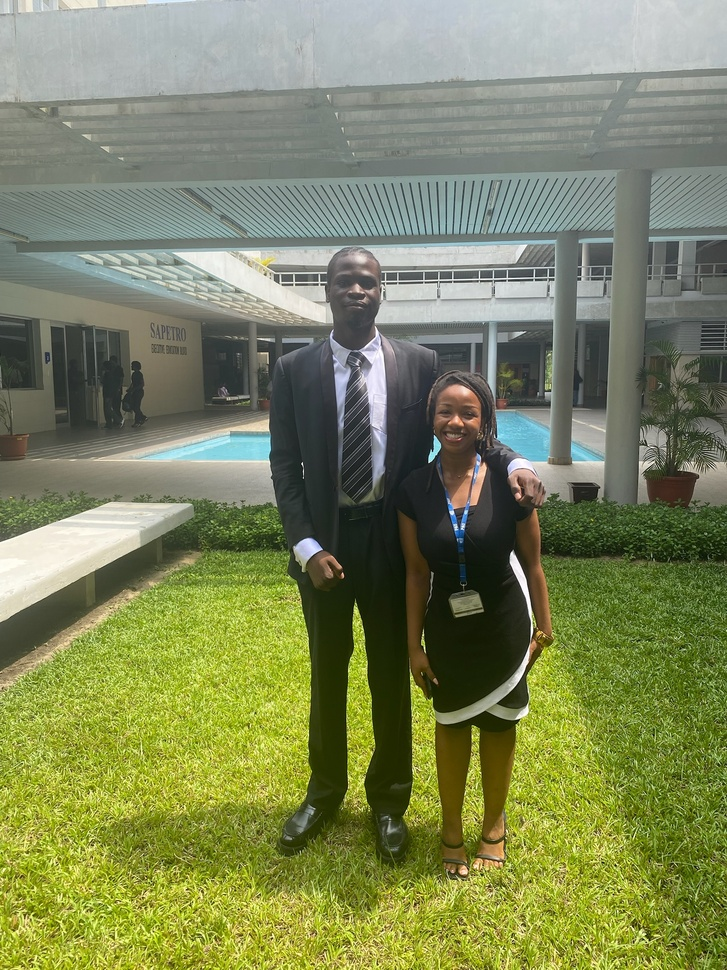
#> input picture images/image2.jpeg, 727 x 970 px, shrunk from 1536 x 2048 before the run
$ jupyter execute practice-5.ipynb
#> lines starting #> are read from the running program, lines starting #| are printed output that depends on the picture
[cell 1]
import numpy as np
import matplotlib.pyplot as plt
import cv2 as cv

img = cv.imread('../images/image2.jpeg', 0)
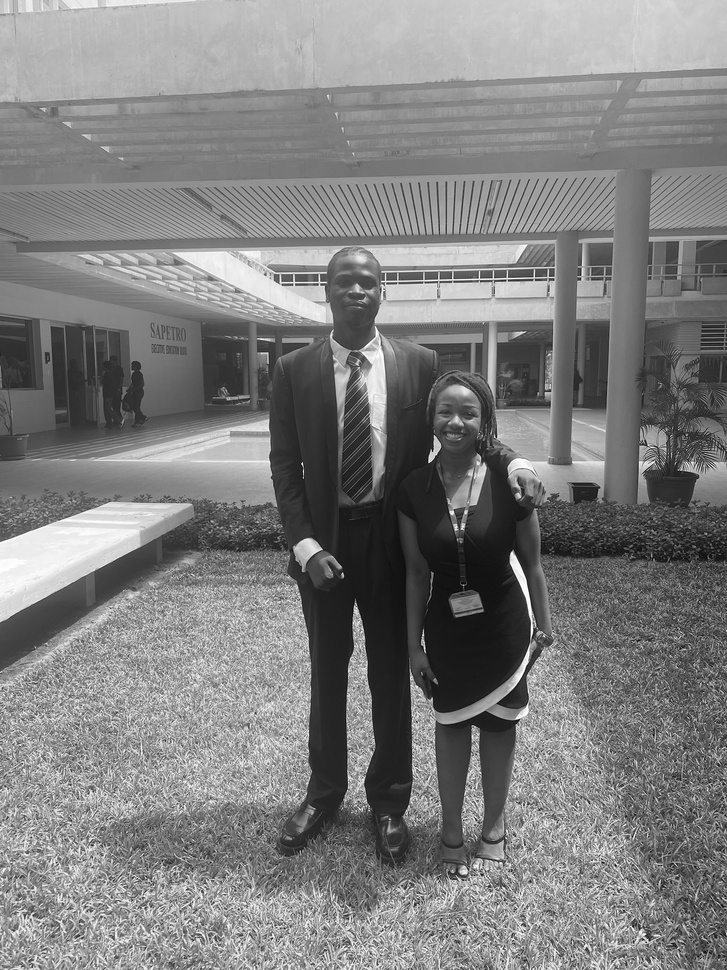
#> img: shape (970, 727); min 0, max 255, mean 127
rows, cols = img.shape
#> rows = 970; cols = 727

plt.subplot(1,2,1)
plt.title("Original")
plt.imshow(img)

M = np.float32([[1,0.5,0], [0,1,0],[0,0,1]])
sheared_img = cv.warpPerspective(img, M, (int(cols*1.5), int(rows*1.5)))
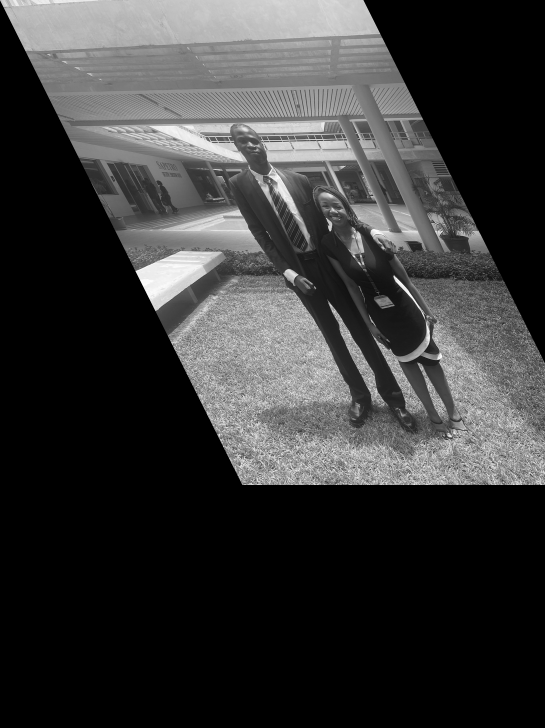
#> sheared_img: shape (1455, 1090) (shown at 1/2 size); min 0, max 255, mean 55.5

plt.subplot(1,2,2)
plt.title("Sheared")
plt.imshow(sheared_img)

cv.imshow("img", sheared_img)
cv.waitKey(0)
cv.destroyAllWindows()
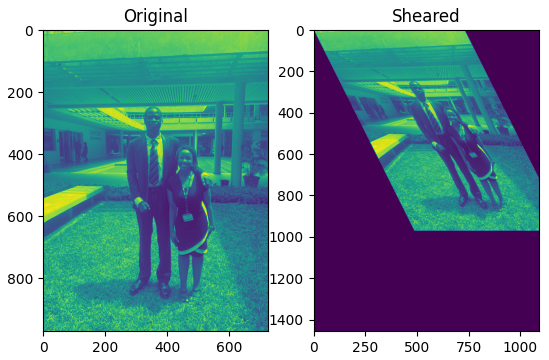
#> figure drawn by matplotlib, 2 panels

$ run again, with images/image1.jpeg copied over images/image2.jpeg
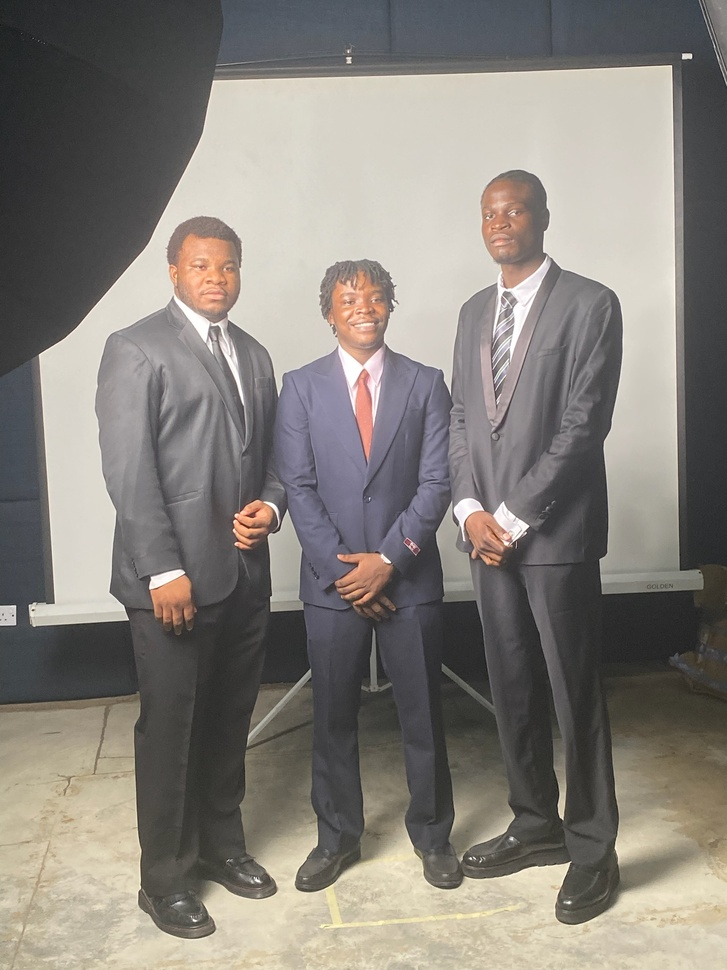
#> input picture images/image1.jpeg, 727 x 970 px, shrunk from 1536 x 2048 before the run
#> `sheared_img = cv.warpPerspective(img, M, (int(cols*1.5), int(rows*1.5)))`:
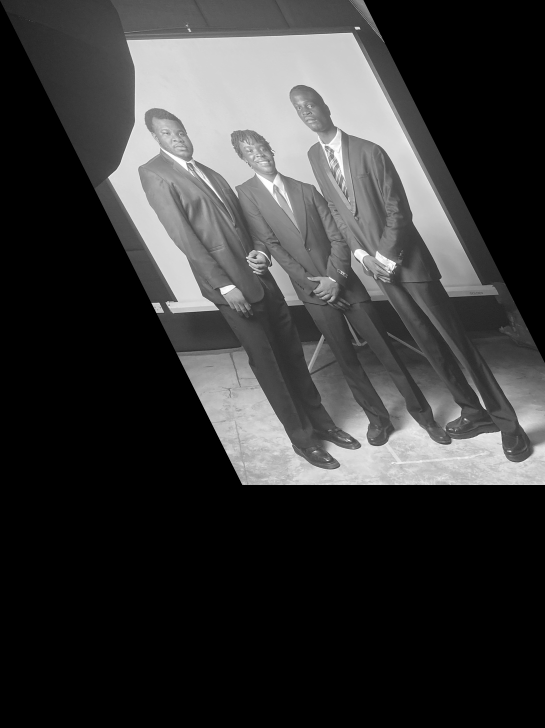
#> sheared_img: shape (1455, 1090) (shown at 1/2 size); min 0, max 255, mean 55.9
#> `[cell 1] import numpy as np import matplotlib.pyplot as plt import cv2..`:
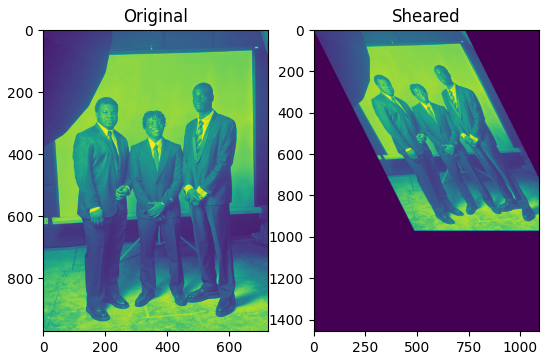
#> figure drawn by matplotlib, 2 panels
